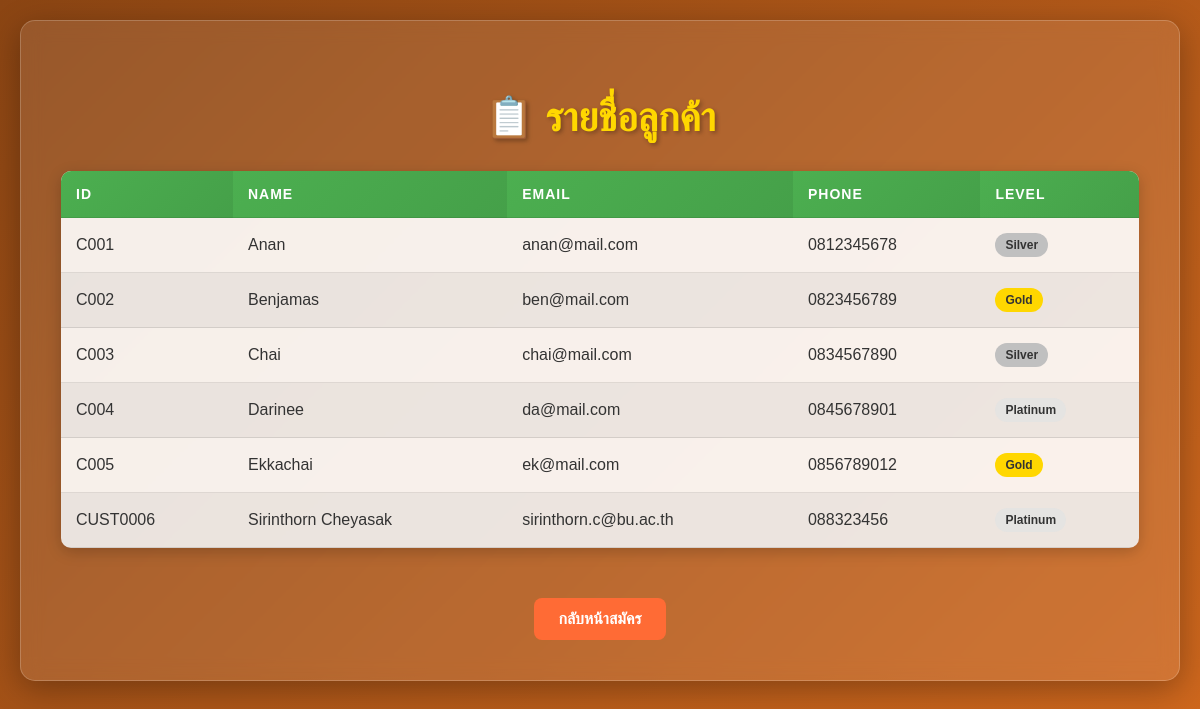
The page /customers on the database as committed earlier.
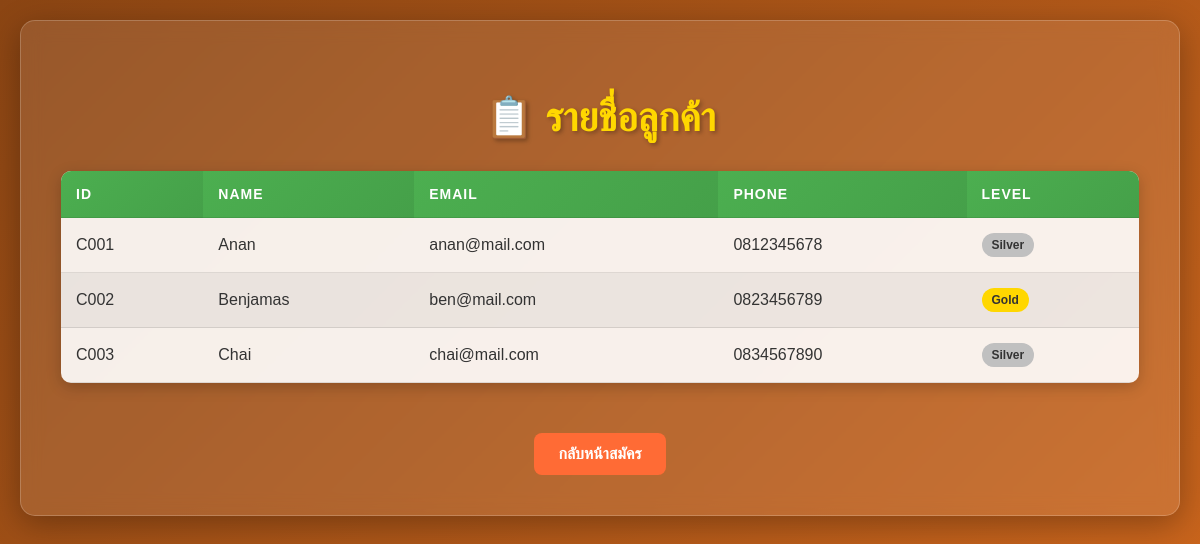
The same page on the database as committed later.
### tables this page shows
CREATE TABLE customers (
    customer_id TEXT PRIMARY KEY,
    name TEXT,
    email TEXT,
    phone TEXT,
    member_level TEXT
);

### app.py (the view)
@app.route("/customers")
def customers():
    conn = get_db()
    cur = conn.cursor()
    cur.execute("SELECT * FROM customers")
    data = cur.fetchall()
    conn.close()
    return render_template("customers.html", customers=data)

### app.py (called while the page is built)
def get_db():
    return sqlite3.connect(db_path)

### templates/customers.html (shortened to what this page needs)
<!DOCTYPE html>
<html>
<head>
</head>
<body>
  <div class="container">
    <h2>📋 รายชื่อลูกค้า</h2>
    {% if customers %}
    <table>
      <thead>
        <tr>
          <th>ID</th>
          <th>Name</th>
          <th>Email</th>
          <th>Phone</th>
          <th>Level</th>
        </tr>
      </thead>
      <tbody>
        {% for c in customers %}
        <tr>
          <td>{{ c[0] }}</td>
          <td>{{ c[1] }}</td>
          <td>{{ c[2] }}</td>
          <td>{{ c[3] }}</td>
          <td>
            <span class="member-level {{ c[4].lower() }}">{{ c[4] }}</span>
          </td>
        </tr>
        {% endfor %}
      </tbody>
    </table>
    {% else %}
    <div class="no-customers">
      <p>ยังไม่มีลูกค้าลงทะเบียน</p>
    </div>
    {% endif %}
    <div style="text-align: center;">
      <a href="/" class="nav-link">กลับหน้าสมัคร</a>
    </div>
  </div>
</body>
</html>

### templates/customers.html (style rules this page uses)
body { font-family: 'Arial', sans-serif; background: linear-gradient(135deg, #8B4513, #D2691E); color: #fff; margin: 0; padding: 20px; min-height: 100vh; }
.container { background: rgba(255, 255, 255, 0.1); padding: 40px; border-radius: 15px; box-shadow: 0 8px 32px rgba(0, 0, 0, 0.3); backdrop-filter: blur(10px); border: 1px solid rgba(255, 255, 255, 0.2); max-width: 1200px; margin: 0 auto; }
h2 { text-align: center; margin-bottom: 30px; font-size: 2.5em; text-shadow: 2px 2px 4px rgba(0, 0, 0, 0.3); color: #FFD700; }
table { width: 100%; border-collapse: collapse; margin: 20px 0; background: rgba(255, 255, 255, 0.9); border-radius: 10px; overflow: hidden; box-shadow: 0 4px 15px rgba(0, 0, 0, 0.2); }
th, td { padding: 15px; text-align: left; border-bottom: 1px solid rgba(0, 0, 0, 0.1); color: #333; }
th { background: linear-gradient(135deg, #4CAF50, #45a049); color: white; font-weight: bold; text-transform: uppercase; letter-spacing: 1px; font-size: 14px; }
tr:nth-child(even) { background: rgba(0, 0, 0, 0.05); }
.member-level { padding: 5px 10px; border-radius: 20px; font-size: 12px; font-weight: bold; text-align: center; display: inline-block; }
.silver { background: #C0C0C0; color: #333; }
.gold { background: #FFD700; color: #333; }
.nav-link { display: inline-block; margin-top: 30px; padding: 12px 24px; background: #FF6B35; color: white; text-decoration: none; border-radius: 8px; font-weight: bold; transition: all 0.3s ease; text-align: center; }

Rows that differ between the two databases and show on the page:
removed customers: customer_id "C004", name "Darinee", email "da@mail.com", phone "0845678901", member_level "Platinum"
removed customers: customer_id "C005", name "Ekkachai", email "ek@mail.com", phone "0856789012", member_level "Gold"
removed customers: customer_id "CUST0006", name "Sirinthorn Cheyasak", email "sirinthorn.c@bu.ac.th", phone "088323456", member_level "Platinum"
